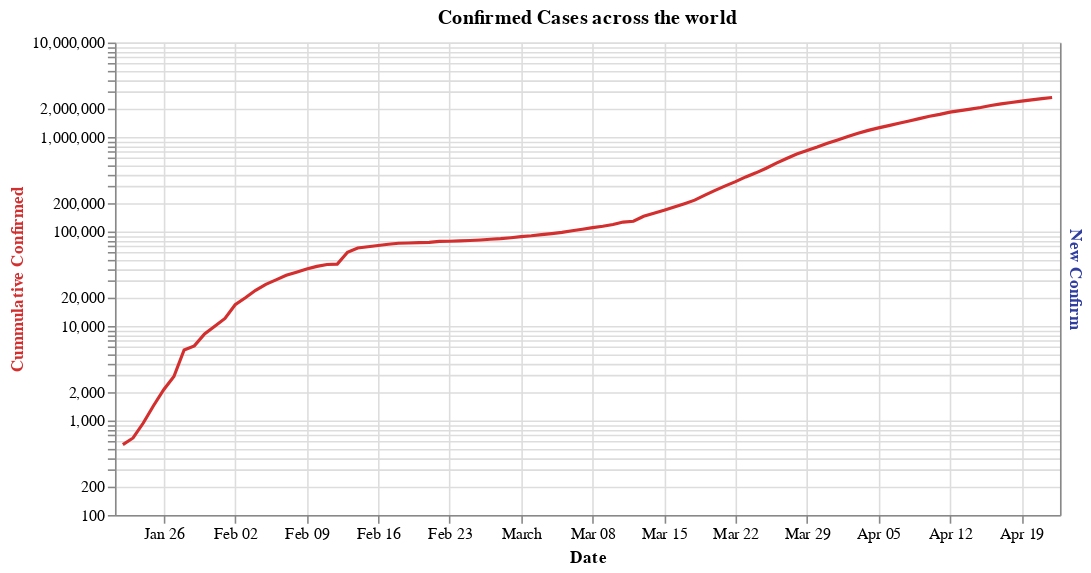

Notebook code for this chart:
### Markdown cell above
### Confirmed Cases

### Code cell
#hide_input
_df = df_confirmed.groupby(['Date']).sum().unstack().reset_index().drop(columns=['level_0']).rename(columns={0: 'Cummulative Confirmed'})
_df['New Confirm'] = _df[['Cummulative Confirmed']].diff()

_df_line = alt.Chart(_df).mark_line(color='#D32F2F').encode(
    alt.X('Date:T'),
    alt.Y('Cummulative Confirmed:Q', axis=alt.Axis(titleColor='#D32F2F'), scale=alt.Scale(type='log')),
    tooltip=list(_df)
)

_df_new_bar = alt.Chart(_df).mark_bar(opacity=0.3, color='#303F9F').encode(
    alt.X('Date:T'),
    alt.Y('New Confirm:Q', axis=alt.Axis(titleColor='#303F9F'), scale=alt.Scale(type='log')),
    tooltip=list(_df)
)


alt.layer(_df_line, _df_new_bar).resolve_scale(
    y='independent'
).properties(
    title = 'Confirmed Cases across the world',
    width = 600
)

### Figure 1 — Vega-Lite specification as saved in the notebook (floating-point values rounded to 4 significant figures)
{"config": {"view": {"continuousWidth": 400, "continuousHeight": 300}}, "layer": [{"mark": {"type": "line", "color": "#D32F2F"}, "encoding": {"tooltip": [{"type": "temporal", "field": "Date"}, {"type": "quantitative", "field": "Cummulative Confirmed"}, {"type": "quantitative", "field": "New Confirm"}], "x": {"type": "temporal", "field": "Date"}, "y": {"type": "quantitative", "axis": {"titleColor": "#D32F2F"}, "field": "Cummulative Confirmed", "scale": {"type": "log"}}}}, {"mark": {"type": "bar", "color": "#303F9F", "opacity": 0.3}, "encoding": {"tooltip": [{"type": "temporal", "field": "Date"}, {"type": "quantitative", "field": "Cummulative Confirmed"}, {"type": "quantitative", "field": "New Confirm"}], "x": {"type": "temporal", "field": "Date"}, "y": {"type": "quantitative", "axis": {"titleColor": "#303F9F"}, "field": "New Confirm", "scale": {"type": "log"}}}}], "data": {"name": "data-408fae2f0fb576b711a077a22a28739d"}, "resolve": {"scale": {"y": "independent"}}, "title": "Confirmed Cases across the world", "width": 600, "$schema": "https://vega.github.io/schema/vega-lite/v4.8.1.json", "datasets": {"data-408fae2f0fb576b711a077a22a28739d": [{"Date": "2020-01-22T00:00:00", "Cummulative Confirmed": 555, "New Confirm": null}, {"Date": "2020-01-23T00:00:00", "Cummulative Confirmed": 654, "New Confirm": 99.0}, {"Date": "2020-01-24T00:00:00", "Cummulative Confirmed": 941, "New Confirm": 287.0}, {"Date": "2020-01-25T00:00:00", "Cummulative Confirmed": 1434, "New Confirm": 493.0}, {"Date": "2020-01-26T00:00:00", "Cummulative Confirmed": 2118, "New Confirm": 684.0}, {"Date": "2020-01-27T00:00:00", "Cummulative Confirmed": 2927, "New Confirm": 809.0}, {"Date": "2020-01-28T00:00:00", "Cummulative Confirmed": 5578, "New Confirm": 2651.0}, {"Date": "2020-01-29T00:00:00", "Cummulative Confirmed": 6166, "New Confirm": 588.0}, {"Date": "2020-01-30T00:00:00", "Cummulative Confirmed": 8234, "New Confirm": 2068.0}, {"Date": "2020-01-31T00:00:00", "Cummulative Confirmed": 9927, "New Confirm": 1693.0}, {"Date": "2020-02-01T00:00:00", "Cummulative Confirmed": 12038, "New Confirm": 2111.0}, {"Date": "2020-02-02T00:00:00", "Cummulative Confirmed": 16787, "New Confirm": 4749.0}, {"Date": "2020-02-03T00:00:00", "Cummulative Confirmed": 19881, "New Confirm": 3094.0}, {"Date": "2020-02-04T00:00:00", "Cummulative Confirmed": 23892, "New Confirm": 4011.0}, {"Date": "2020-02-05T00:00:00", "Cummulative Confirmed": 27635, "New Confirm": 3743.0}, {"Date": "2020-02-06T00:00:00", "Cummulative Confirmed": 30794, "New Confirm": 3159.0}, {"Date": "2020-02-07T00:00:00", "Cummulative Confirmed": 34391, "New Confirm": 3597.0}, {"Date": "2020-02-08T00:00:00", "Cummulative Confirmed": 37120, "New Confirm": 2729.0}, {"Date": "2020-02-09T00:00:00", "Cummulative Confirmed": 40150, "New Confirm": 3030.0}, {"Date": "2020-02-10T00:00:00", "Cummulative Confirmed": 42762, "New Confirm": 2612.0}, {"Date": "2020-02-11T00:00:00", "Cummulative Confirmed": 44802, "New Confirm": 2040.0}, {"Date": "2020-02-12T00:00:00", "Cummulative Confirmed": 45221, "New Confirm": 419.0}, {"Date": "2020-02-13T00:00:00", "Cummulative Confirmed": 60368, "New Confirm": 15150.0}, {"Date": "2020-02-14T00:00:00", "Cummulative Confirmed": 66885, "New Confirm": 6517.0}, {"Date": "2020-02-15T00:00:00", "Cummulative Confirmed": 69030, "New Confirm": 2145.0}, {"Date": "2020-02-16T00:00:00", "Cummulative Confirmed": 71224, "New Confirm": 2194.0}, {"Date": "2020-02-17T00:00:00", "Cummulative Confirmed": 73258, "New Confirm": 2034.0}, {"Date": "2020-02-18T00:00:00", "Cummulative Confirmed": 75136, "New Confirm": 1878.0}, {"Date": "2020-02-19T00:00:00", "Cummulative Confirmed": 75639, "New Confirm": 503.0}, {"Date": "2020-02-20T00:00:00", "Cummulative Confirmed": 76197, "New Confirm": 558.0}, {"Date": "2020-02-21T00:00:00", "Cummulative Confirmed": 76819, "New Confirm": 622.0}, {"Date": "2020-02-22T00:00:00", "Cummulative Confirmed": 78572, "New Confirm": 1753.0}, {"Date": "2020-02-23T00:00:00", "Cummulative Confirmed": 78958, "New Confirm": 386.0}, {"Date": "2020-02-24T00:00:00", "Cummulative Confirmed": 79561, "New Confirm": 603.0}, {"Date": "2020-02-25T00:00:00", "Cummulative Confirmed": 80406, "New Confirm": 845.0}, {"Date": "2020-02-26T00:00:00", "Cummulative Confirmed": 81388, "New Confirm": 982.0}, {"Date": "2020-02-27T00:00:00", "Cummulative Confirmed": 82746, "New Confirm": 1358.0}, {"Date": "2020-02-28T00:00:00", "Cummulative Confirmed": 84112, "New Confirm": 1366.0}, {"Date": "2020-02-29T00:00:00", "Cummulative Confirmed": 86011, "New Confirm": 1899.0}, {"Date": "2020-03-01T00:00:00", "Cummulative Confirmed": 88369, "New Confirm": 2358.0}, {"Date": "2020-03-02T00:00:00", "Cummulative Confirmed": 90306, "New Confirm": 1937.0}, {"Date": "2020-03-03T00:00:00", "Cummulative Confirmed": 92840, "New Confirm": 2534.0}, {"Date": "2020-03-04T00:00:00", "Cummulative Confirmed": 95120, "New Confirm": 2280.0}, {"Date": "2020-03-05T00:00:00", "Cummulative Confirmed": 97886, "New Confirm": 2766.0}, {"Date": "2020-03-06T00:00:00", "Cummulative Confirmed": 101801, "New Confirm": 3915.0}, {"Date": "2020-03-07T00:00:00", "Cummulative Confirmed": 105847, "New Confirm": 4046.0}, {"Date": "2020-03-08T00:00:00", "Cummulative Confirmed": 109821, "New Confirm": 3974.0}, {"Date": "2020-03-09T00:00:00", "Cummulative Confirmed": 113590, "New Confirm": 3769.0}, {"Date": "2020-03-10T00:00:00", "Cummulative Confirmed": 118620, "New Confirm": 5030.0}, {"Date": "2020-03-11T00:00:00", "Cummulative Confirmed": 125875, "New Confirm": 7255.0}, {"Date": "2020-03-12T00:00:00", "Cummulative Confirmed": 128352, "New Confirm": 2477.0}, {"Date": "2020-03-13T00:00:00", "Cummulative Confirmed": 145205, "New Confirm": 16850.0}, {"Date": "2020-03-14T00:00:00", "Cummulative Confirmed": 156101, "New Confirm": 10900.0}, {"Date": "2020-03-15T00:00:00", "Cummulative Confirmed": 167454, "New Confirm": 11350.0}, {"Date": "2020-03-16T00:00:00", "Cummulative Confirmed": 181574, "New Confirm": 14120.0}, {"Date": "2020-03-17T00:00:00", "Cummulative Confirmed": 197102, "New Confirm": 15530.0}, {"Date": "2020-03-18T00:00:00", "Cummulative Confirmed": 214821, "New Confirm": 17720.0}, {"Date": "2020-03-19T00:00:00", "Cummulative Confirmed": 242570, "New Confirm": 27750.0}, {"Date": "2020-03-20T00:00:00", "Cummulative Confirmed": 272208, "New Confirm": 29640.0}, {"Date": "2020-03-21T00:00:00", "Cummulative Confirmed": 304507, "New Confirm": 32300.0}, {"Date": "2020-03-22T00:00:00", "Cummulative Confirmed": 336953, "New Confirm": 32450.0}, {"Date": "2020-03-23T00:00:00", "Cummulative Confirmed": 378231, "New Confirm": 41280.0}, {"Date": "2020-03-24T00:00:00", "Cummulative Confirmed": 418041, "New Confirm": 39810.0}, {"Date": "2020-03-25T00:00:00", "Cummulative Confirmed": 467653, "New Confirm": 49610.0}, {"Date": "2020-03-26T00:00:00", "Cummulative Confirmed": 529591, "New Confirm": 61940.0}, {"Date": "2020-03-27T00:00:00", "Cummulative Confirmed": 593291, "New Confirm": 63700.0}, {"Date": "2020-03-28T00:00:00", "Cummulative Confirmed": 660693, "New Confirm": 67400.0}, {"Date": "2020-03-29T00:00:00", "Cummulative Confirmed": 720140, "New Confirm": 59450.0}, {"Date": "2020-03-30T00:00:00", "Cummulative Confirmed": 782389, "New Confirm": 62250.0}, {"Date": "2020-03-31T00:00:00", "Cummulative Confirmed": 857487, "New Confirm": 75100.0}, {"Date": "2020-04-01T00:00:00", "Cummulative Confirmed": 932475, "New Confirm": 74990.0}, {"Date": "2020-04-02T00:00:00", "Cummulative Confirmed": 1013326, "New Confirm": 80850.0}, {"Date": "2020-04-03T00:00:00", "Cummulative Confirmed": 1095698, "New Confirm": 82370.0}, {"Date": "2020-04-04T00:00:00", "Cummulative Confirmed": 1175857, "New Confirm": 80160.0}, {"Date": "2020-04-05T00:00:00", "Cummulative Confirmed": 1249484, "New Confirm": 73630.0}, {"Date": "2020-04-06T00:00:00", "Cummulative Confirmed": 1321131, "New Confirm": 71650.0}, {"Date": "2020-04-07T00:00:00", "Cummulative Confirmed": 1396092, "New Confirm": 74960.0}, {"Date": "2020-04-08T00:00:00", "Cummulative Confirmed": 1479804, "New Confirm": 83710.0}, {"Date": "2020-04-09T00:00:00", "Cummulative Confirmed": 1565278, "New Confirm": 85470.0}, {"Date": "2020-04-10T00:00:00", "Cummulative Confirmed": 1657526, "New Confirm": 92250.0}, {"Date": "2020-04-11T00:00:00", "Cummulative Confirmed": 1735650, "New Confirm": 78120.0}, {"Date": "2020-04-12T00:00:00", "Cummulative Confirmed": 1834721, "New Confirm": 99070.0}, {"Date": "2020-04-13T00:00:00", "Cummulative Confirmed": 1904838, "New Confirm": 70120.0}, {"Date": "2020-04-14T00:00:00", "Cummulative Confirmed": 1976191, "New Confirm": 71350.0}, {"Date": "2020-04-15T00:00:00", "Cummulative Confirmed": 2056054, "New Confirm": 79860.0}, {"Date": "2020-04-16T00:00:00", "Cummulative Confirmed": 2152437, "New Confirm": 96380.0}, {"Date": "2020-04-17T00:00:00", "Cummulative Confirmed": 2240190, "New Confirm": 87750.0}, {"Date": "2020-04-18T00:00:00", "Cummulative Confirmed": 2317758, "New Confirm": 77570.0}, {"Date": "2020-04-19T00:00:00", "Cummulative Confirmed": 2401101, "New Confirm": 83340.0}, {"Date": "2020-04-20T00:00:00", "Cummulative Confirmed": 2472258, "New Confirm": 71160.0}, {"Date": "2020-04-21T00:00:00", "Cummulative Confirmed": 2549293, "New Confirm": 77040.0}, {"Date": "2020-04-22T00:00:00", "Cummulative Confirmed": 2623413, "New Confirm": 74120.0}]}}
